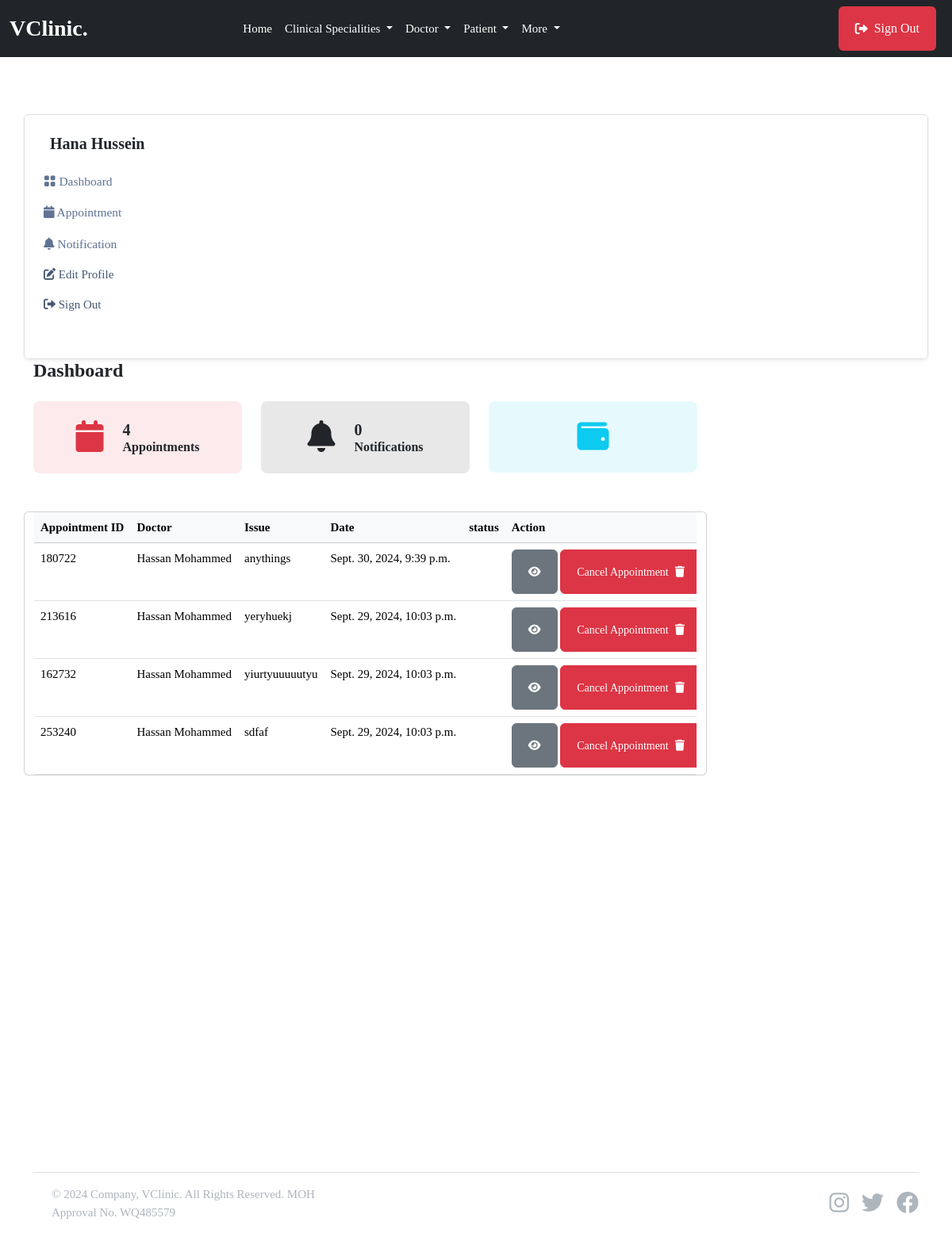
/patient/ (signed in), run on an earlier commit of the app's database.
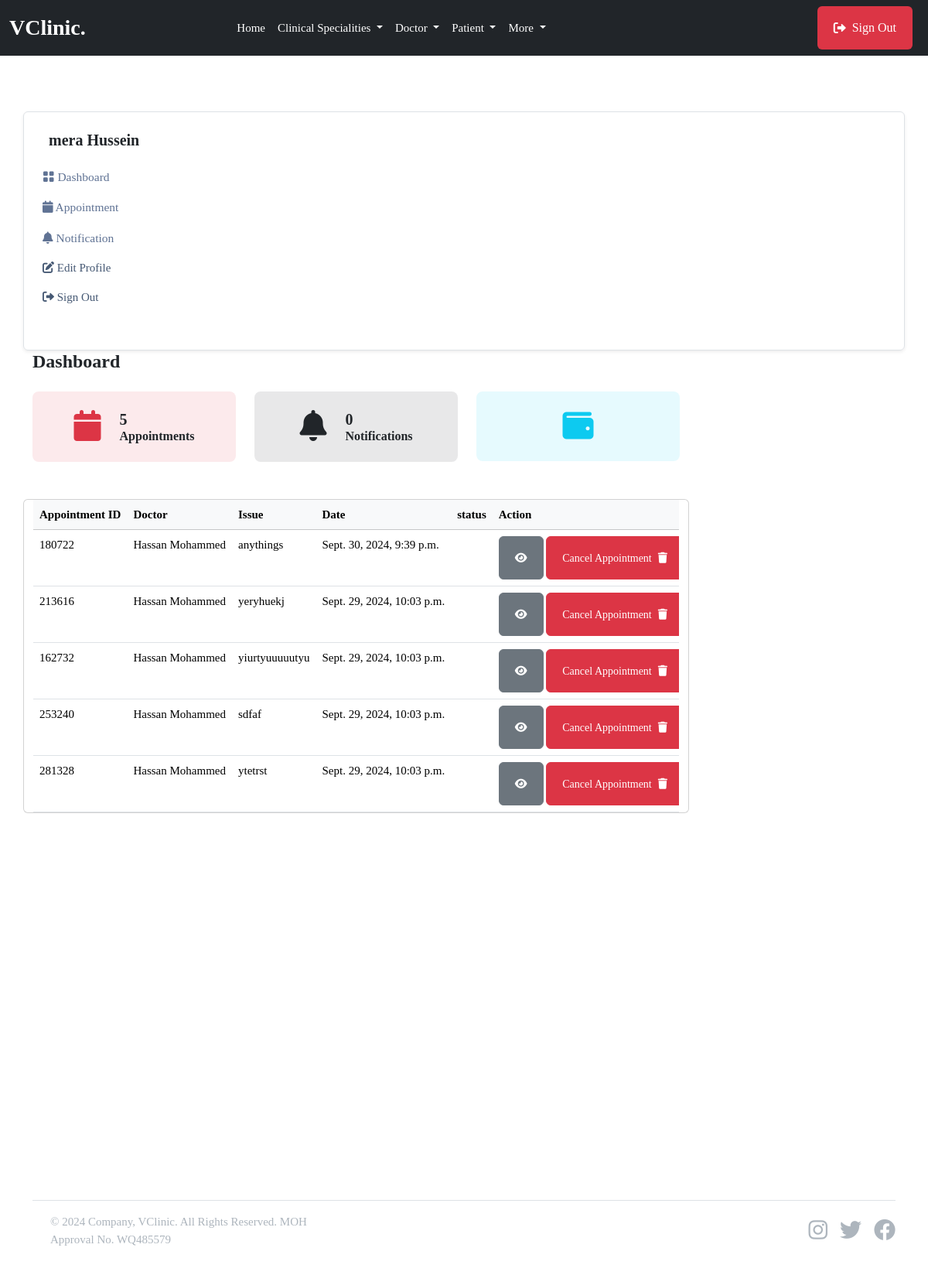
And on a later commit of the database.
### userauthapp/models.py (models this page shows, shortened)
class User(AbstractUser):       # override default user model
    email = models.EmailField(unique=True)
    username = models.CharField(max_length=100, null=True, blank=True)
    user_type = models.CharField(max_length=50, choices=USER_TYPE, null=True, blank=True, default=None)
    USERNAME_FIELD = "email"
    REQUIRED_FIELDS = ['username']

### patientapp/models.py (models this page shows, shortened)
class Patient(models.Model):         #create a new model from scratch
    user = models.OneToOneField(userauth_models.User, on_delete=models.CASCADE)  #when we delete this user , we delete doctor, there should be only one doctor that has one user model
    image = models.FileField(upload_to='images', blank=True, null=True)
    full_name = models.CharField(max_length=100, blank=True, null=True)
    mobile = models.CharField(max_length=15, blank=True, null=True)
    address = models.CharField(max_length=100, null=True, blank=True)
    email = models.CharField(max_length=100, null=True, blank=True)
    gender = models.CharField(max_length=100, null=True, blank=True)
    blood_group = models.CharField(max_length=100, null=True, blank=True)
    date_of_birth= models.DateTimeField(default=timezone.now, null=True, blank=True)

### mainapp/models.py (models this page shows, shortened)
class Appointment(models.Model):
    STATUS = [
        ('Scheduled', 'Scheduled'),
        ('Completed', 'Completed'),
        ('Pending', 'Pending'),
        ('Cancelled', 'Cancelled')
    ]
    service = models.ForeignKey(Service, on_delete=models.SET_NULL, null=True, blank=True, related_name='service_appointments')
    doctor = models.ForeignKey(doctor_models.Doctor, on_delete=models.SET_NULL, null=True, blank=True, related_name='doctor_appointments')
    patient = models.ForeignKey(patient_models.Patient, on_delete=models.SET_NULL, null=True, blank=True, related_name='appointments_patient')
    appointment_date = models.DateTimeField(null=True, blank=True)
    issues = models.TextField(blank=True, null=True)
    symptoms = models.TextField(blank=True, null=True)
    appointment_id = ShortUUIDField(length=6, max_length=10, alphabet="1234567890")
    appointment_status = models.CharField(max_length=120, choices=STATUS)

### doctorapp/models.py (models this page shows, shortened)
class Doctor(models.Model):         #create a new model from scratch
    user = models.OneToOneField(userauth_models.User, on_delete=models.CASCADE)  #when we delete this user , we delete doctor, there should be only one doctor that has one user model
    image = models.FileField(upload_to='images', blank=True, null=True)
    full_name = models.CharField(max_length=100, blank=True, null=True)
    mobile = models.CharField(max_length=15, blank=True, null=True)
    country = models.CharField(max_length=100, null=True, blank=True)
    bio = models.CharField(max_length=100, null=True, blank=True)
    specializations = models.CharField(max_length=100, null=True, blank=True)
    qualifications = models.CharField(max_length=100, null=True, blank=True)
    years_of_experience = models.CharField(max_length=100, null=True, blank=True)
    next_available_appointment_date = models.DateTimeField(default=timezone.now, null=True, blank=True)

### patientapp/views.py (the view)
# urls.py: path("", views.dashboard, name="dashboard"),
@login_required
def dashboard(request):
    patient = patient_models.Patient.objects.get(user=request.user)
    appointments = base_models.Appointment.objects.filter(patient=patient)
    notifications = patient_models.Notification.objects.filter(patient=patient, seen=False)
    context = {
        'appointments': appointments,
        'notifications': notifications,
        }
    return render(request, "patientapp/dashboard.html", context)

### templates/patientapp/dashboard.html
{% extends 'partials/base.html' %} {% block content %}
<section class="pt-5 pb-5">
    <div class="container">
        <div class="row mt-0 mt-md-4">
            {% include 'patientapp/sidebar.html' %}
            <div class="col-lg-9 col-md-8 col-12">
                <div class="row mb-4">
                    <h4 class="mb-0 mb-4 fw-bold">Dashboard</h4>
                    <div class="col-sm-6 col-lg-4 mb-3 mb-lg-0">
                        <div class="d-flex justify-content-center align-items-center p-4 bg-danger bg-opacity-10 rounded-3">
                            <span class="display-6 lh-1 text-purple mb-0">
                                <i class="fas fa-calendar text-danger"></i>
                            </span>
                            <div class="ms-4">
                                <div class="d-flex">
                                    <h5 class="mb-0 fw-bold">{{appointments.count}}</h5>
                                </div>
                                <p class="mb-0 h6 fw-semibold">Appointments</p>
                            </div>
                        </div>
                    </div>
                    <div class="col-sm-6 col-lg-4 mb-3 mb-lg-0">
                        <div class="d-flex justify-content-center align-items-center p-4 bg-dark bg-opacity-10 rounded-3">
                            <span class="display-6 lh-1 text-dark mb-0">
                                <i class="fas fa-bell"></i>
                            </span>
                            <div class="ms-4">
                                <div class="d-flex">
                                    <h5 class="mb-0 fw-bold">{{notifications.count}}</h5>
                                </div>
                                <p class="mb-0 h6 fw-semibold">Notifications</p>
                            </div>
                        </div>
                    </div>
                    <div class="col-sm-6 col-lg-4 mb-3 mb-lg-0">
                        <div class="d-flex justify-content-center align-items-center p-4 bg-info bg-opacity-10 rounded-3">
                            <span class="display-6 lh-1 text-info mb-0">
                                <i class="fas fa-wallet"></i>
                            </span>
                    </div>
                </div>
                <div class="card mb-4 mt-5">
                    <div class="table-responsive overflow-y-hidden">
                        <table class="table mb-0 text-nowrap table-hover table-centered text-nowrap">
                            <thead class="table-light">
                                <tr>
                                    <th>Appointment ID</th>
                                    <th>Doctor</th>
                                    <th>Issue</th>
                                    <th>Date</th>
                                    <th>status</th>
                                    <th>Action</th>
                                </tr>
                            </thead>
                            <tbody>
                                {% for a in appointments %}
                                <tr>
                                    <td>{{a.appointment_id}}</td>
                                    <td>{{a.doctor.full_name}}</td>
                                    <td>{{a.issues}}</td>
                                    <td>{{a.appointment_date}}</td>
                                    <td>{{a.status}}</td>
                                    <td>
                                        <a href="" class="btn btn-secondary btn-sm"> <i class="fas fa-eye"></i></a>
                                        <a href="" class="btn btn-danger btn-sm">Cancel Appointment <i class="fas fa-trash ms-2"></i></a>
                                    </td>
                                </tr>
                                {% endfor %}
                            </tbody>
                        </table>
                    </div>
                </div>
            </div>
        </div>
    </div>
</section>
{% endblock content %}

### templates/patientapp/sidebar.html (shortened to what this page needs)
    <nav class="navbar navbar-expand-md shadow-sm mb-4 mb-lg-0 sidenav border rounded">
        <div class="collapse navbar-collapse p-3" id="sidenav">
            <div class="navbar-nav flex-column">
                <div class="d-flex align-items-center mb-3">
                    <div class="ms-3">
                        <h5 class="mb-0 fw-bold">{{request.user.patient.full_name}}</h5>
                    </div>
                </div>
                <ul class="list-unstyled ms-n2 mb-4">
                    <li class="nav-item">
                        <a class="dropdown-item nav-link" href="{% url 'patientapp:dashboard' %}"><i class="bi bi-grid-fill"></i> Dashboard</a>
                    </li>
                    <li class="nav-item">
                        <a class="dropdown-item nav-link" href="{% url 'patientapp:appointments' %}"><i class="fas fa-calendar"></i> Appointment</a>
                    </li>
                    <li class="nav-item">
                        <a class="dropdown-item nav-link" href="{% url 'patientapp:notifications' %}"><i class="fas fa-bell"></i> Notification</a>
                    </li>
                    <li class="nav-item">
                        <a class="nav-link" href="{% url 'patientapp:profile' %}"> <i class="fas fa-edit"></i> Edit Profile </a>
                    </li>
                    <li class="nav-item">
                        <a class="nav-link" href="{% url 'userauthapp:sign-out' %}"> <i class="fas fa-sign-out-alt"></i> Sign Out </a>
                    </li>
                </ul>
            </div>
        </div>
    </nav>
</div>

What changed in the data, as far as the page shows it:
changed User: user.patient.full_name "Hana Hussein" → "mera Hussein"
added Appointment: appointment_id "281328", doctor.full_name "Hassan Mohammed", issues "ytetrst", appointment_date "Sept. 29, 2024, 10:03 p.m."
Also different on the page:
{{ appointments.count }}: "4" → "5"
